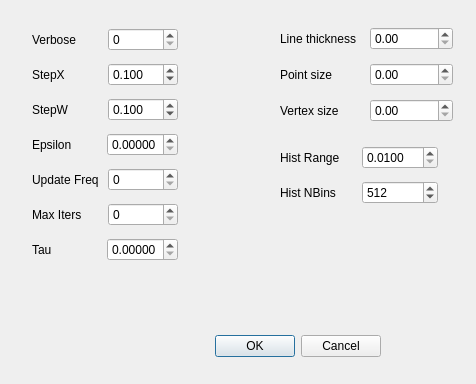
<?xml version="1.0" encoding="UTF-8"?>
<ui version="4.0">
 <class>Dialog</class>
 <widget class="QDialog" name="Dialog">
  <property name="geometry">
   <rect>
    <x>0</x>
    <y>0</y>
    <width>476</width>
    <height>384</height>
   </rect>
  </property>
  <property name="windowTitle">
   <string>Properties</string>
  </property>
  <widget class="QDialogButtonBox" name="buttonBox">
   <property name="geometry">
    <rect>
     <x>40</x>
     <y>330</y>
     <width>341</width>
     <height>32</height>
    </rect>
   </property>
   <property name="orientation">
    <enum>Qt::Horizontal</enum>
   </property>
   <property name="standardButtons">
    <set>QDialogButtonBox::Cancel|QDialogButtonBox::Ok</set>
   </property>
  </widget>
  <widget class="QWidget" name="layoutWidget">
   <property name="geometry">
    <rect>
     <x>280</x>
     <y>20</y>
     <width>173</width>
     <height>109</height>
    </rect>
   </property>
   <layout class="QVBoxLayout" name="verticalLayout_2">
    <item>
     <layout class="QHBoxLayout">
      <item>
       <widget class="QLabel" name="thickness">
        <property name="text">
         <string>Line thickness</string>
        </property>
       </widget>
      </item>
      <item>
       <widget class="QDoubleSpinBox" name="thickness_spinbox"/>
      </item>
     </layout>
    </item>
    <item>
     <layout class="QHBoxLayout">
      <item>
       <widget class="QLabel" name="point_size">
        <property name="text">
         <string>Point size</string>
        </property>
       </widget>
      </item>
      <item>
       <widget class="QDoubleSpinBox" name="point_size_spinbox"/>
      </item>
     </layout>
    </item>
    <item>
     <layout class="QHBoxLayout">
      <item>
       <widget class="QLabel" name="vertex_size">
        <property name="text">
         <string>Vertex size</string>
        </property>
       </widget>
      </item>
      <item>
       <widget class="QDoubleSpinBox" name="vertex_size_spinbox"/>
      </item>
     </layout>
    </item>
   </layout>
  </widget>
  <widget class="QWidget" name="layoutWidget3">
   <property name="geometry">
    <rect>
     <x>280</x>
     <y>140</y>
     <width>158</width>
     <height>70</height>
    </rect>
   </property>
   <layout class="QVBoxLayout" name="verticalLayout_3">
    <item>
     <layout class="QHBoxLayout" name="horizontalLayout_4">
      <item>
       <widget class="QLabel" name="hist_range_label">
        <property name="text">
         <string>Hist Range</string>
        </property>
       </widget>
      </item>
      <item>
       <widget class="QDoubleSpinBox" name="hist_range_spin">
        <property name="decimals">
         <number>4</number>
        </property>
        <property name="minimum">
         <double>0.010000000000000</double>
        </property>
        <property name="maximum">
         <double>1.000000000000000</double>
        </property>
        <property name="singleStep">
         <double>0.010000000000000</double>
        </property>
       </widget>
      </item>
     </layout>
    </item>
    <item>
     <layout class="QHBoxLayout" name="horizontalLayout_2">
      <item>
       <widget class="QLabel" name="hist_nbins_label">
        <property name="text">
         <string>Hist NBins</string>
        </property>
       </widget>
      </item>
      <item>
       <widget class="QSpinBox" name="hist_nbins_spin">
        <property name="minimum">
         <number>256</number>
        </property>
        <property name="maximum">
         <number>1024</number>
        </property>
        <property name="value">
         <number>512</number>
        </property>
       </widget>
      </item>
     </layout>
    </item>
   </layout>
  </widget>
  <widget class="QWidget" name="layoutWidget4">
   <property name="geometry">
    <rect>
     <x>32</x>
     <y>22</y>
     <width>146</width>
     <height>251</height>
    </rect>
   </property>
   <layout class="QVBoxLayout" name="verticalLayout">
    <item>
     <layout class="QHBoxLayout">
      <item>
       <widget class="QLabel" name="verbose_label">
        <property name="text">
         <string>Verbose</string>
        </property>
       </widget>
      </item>
      <item>
       <widget class="QSpinBox" name="verbose_spinbox">
        <property name="maximum">
         <number>2</number>
        </property>
       </widget>
      </item>
     </layout>
    </item>
    <item>
     <layout class="QHBoxLayout" name="horizontalLayout_3">
      <item>
       <widget class="QLabel" name="stepX_label">
        <property name="text">
         <string>StepX</string>
        </property>
       </widget>
      </item>
      <item>
       <widget class="QDoubleSpinBox" name="stepX_spin">
        <property name="decimals">
         <number>3</number>
        </property>
        <property name="minimum">
         <double>0.000000000000000</double>
        </property>
        <property name="maximum">
         <double>10.000000000000000</double>
        </property>
        <property name="singleStep">
         <double>0.010000000000000</double>
        </property>
        <property name="value">
         <double>0.100000000000000</double>
        </property>
       </widget>
      </item>
     </layout>
    </item>
    <item>
     <layout class="QHBoxLayout" name="horizontalLayout">
      <item>
       <widget class="QLabel" name="stepW_label">
        <property name="text">
         <string>StepW</string>
        </property>
       </widget>
      </item>
      <item>
       <widget class="QDoubleSpinBox" name="stepW_spin">
        <property name="decimals">
         <number>3</number>
        </property>
        <property name="minimum">
         <double>0.000000000000000</double>
        </property>
        <property name="maximum">
         <double>10.000000000000000</double>
        </property>
        <property name="singleStep">
         <double>0.010000000000000</double>
        </property>
        <property name="value">
         <double>0.100000000000000</double>
        </property>
       </widget>
      </item>
     </layout>
    </item>
    <item>
     <layout class="QHBoxLayout" name="horizontalLayout_5">
      <item>
       <widget class="QLabel" name="epsilon_label">
        <property name="text">
         <string>Epsilon</string>
        </property>
       </widget>
      </item>
      <item>
       <widget class="QDoubleSpinBox" name="epsilon_spin">
        <property name="decimals">
         <number>5</number>
        </property>
        <property name="maximum">
         <double>0.100000000000000</double>
        </property>
       </widget>
      </item>
     </layout>
    </item>
    <item>
     <layout class="QHBoxLayout" name="horizontalLayout_7">
      <item>
       <widget class="QLabel" name="frequency_label">
        <property name="text">
         <string>Update Freq</string>
        </property>
       </widget>
      </item>
      <item>
       <widget class="QSpinBox" name="frequency_spin"/>
      </item>
     </layout>
    </item>
    <item>
     <layout class="QHBoxLayout" name="horizontalLayout_6">
      <item>
       <widget class="QLabel" name="max_iters_label">
        <property name="text">
         <string>Max Iters</string>
        </property>
       </widget>
      </item>
      <item>
       <widget class="QSpinBox" name="max_iters_spin"/>
      </item>
     </layout>
    </item>
    <item>
     <layout class="QHBoxLayout" name="horizontalLayout_9">
      <item>
       <widget class="QLabel" name="tau_label">
        <property name="text">
         <string>Tau</string>
        </property>
       </widget>
      </item>
      <item>
       <widget class="QDoubleSpinBox" name="tau_spin">
        <property name="decimals">
         <number>5</number>
        </property>
        <property name="maximum">
         <double>0.100000000000000</double>
        </property>
       </widget>
      </item>
     </layout>
    </item>
   </layout>
  </widget>
 </widget>
 <resources/>
 <connections>
  <connection>
   <sender>buttonBox</sender>
   <signal>accepted()</signal>
   <receiver>Dialog</receiver>
   <slot>accept()</slot>
   <hints>
    <hint type="sourcelabel">
     <x>248</x>
     <y>254</y>
    </hint>
    <hint type="destinationlabel">
     <x>157</x>
     <y>274</y>
    </hint>
   </hints>
  </connection>
  <connection>
   <sender>buttonBox</sender>
   <signal>rejected()</signal>
   <receiver>Dialog</receiver>
   <slot>reject()</slot>
   <hints>
    <hint type="sourcelabel">
     <x>316</x>
     <y>260</y>
    </hint>
    <hint type="destinationlabel">
     <x>286</x>
     <y>274</y>
    </hint>
   </hints>
  </connection>
 </connections>
</ui>
